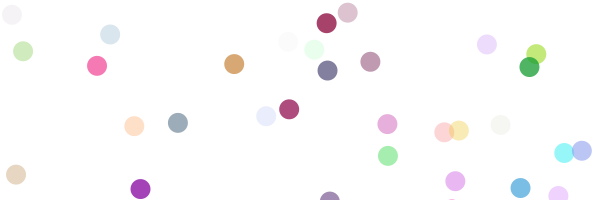
Frame 1 (no input)
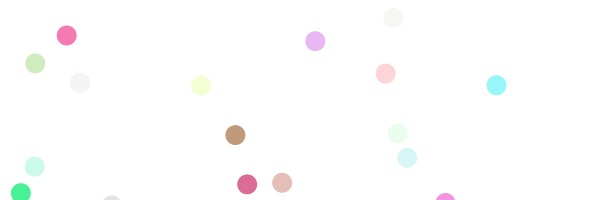
Frame 60 (the mouse pressed at the canvas centre just before this capture)
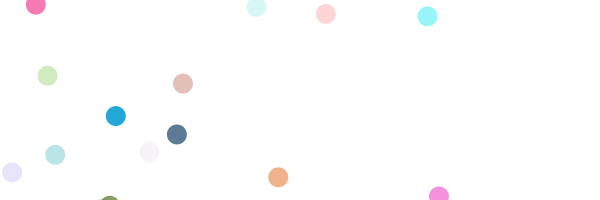
Frame 120 (the mouse held since frame 60 and released just before this capture)

The Processing sketch that drew these frames (run headless with seeded random() and noise(); from frame 60 on, the mouse is pressed at the canvas centre):

// Processing sketch: processing_86510
// ── processing_86510.pde

int n = 100;
float[] x = new float[n];
float[] y = new float[n];
float[] shift = new float[n];
color[] c = new color[n];

int d = 20;

void setup() {
  size(600, 200);
  for (int i = 0; i < n; i++) {
    x[i] = random(width);  
    y[i] = random(width);  
    shift[i] = random(-5, +5);  
    c[i] = color(random(255), random(255), random(255), random(255)) ;  
  }
}

void draw() {
  background(255);
  for (int i = 0; i < n; i++) {
    noStroke();
    fill(c[i]);
    ellipse(x[i], y[i], d, d);
    x[i] += shift[i];
    y[i] += shift[i];
  }
}
